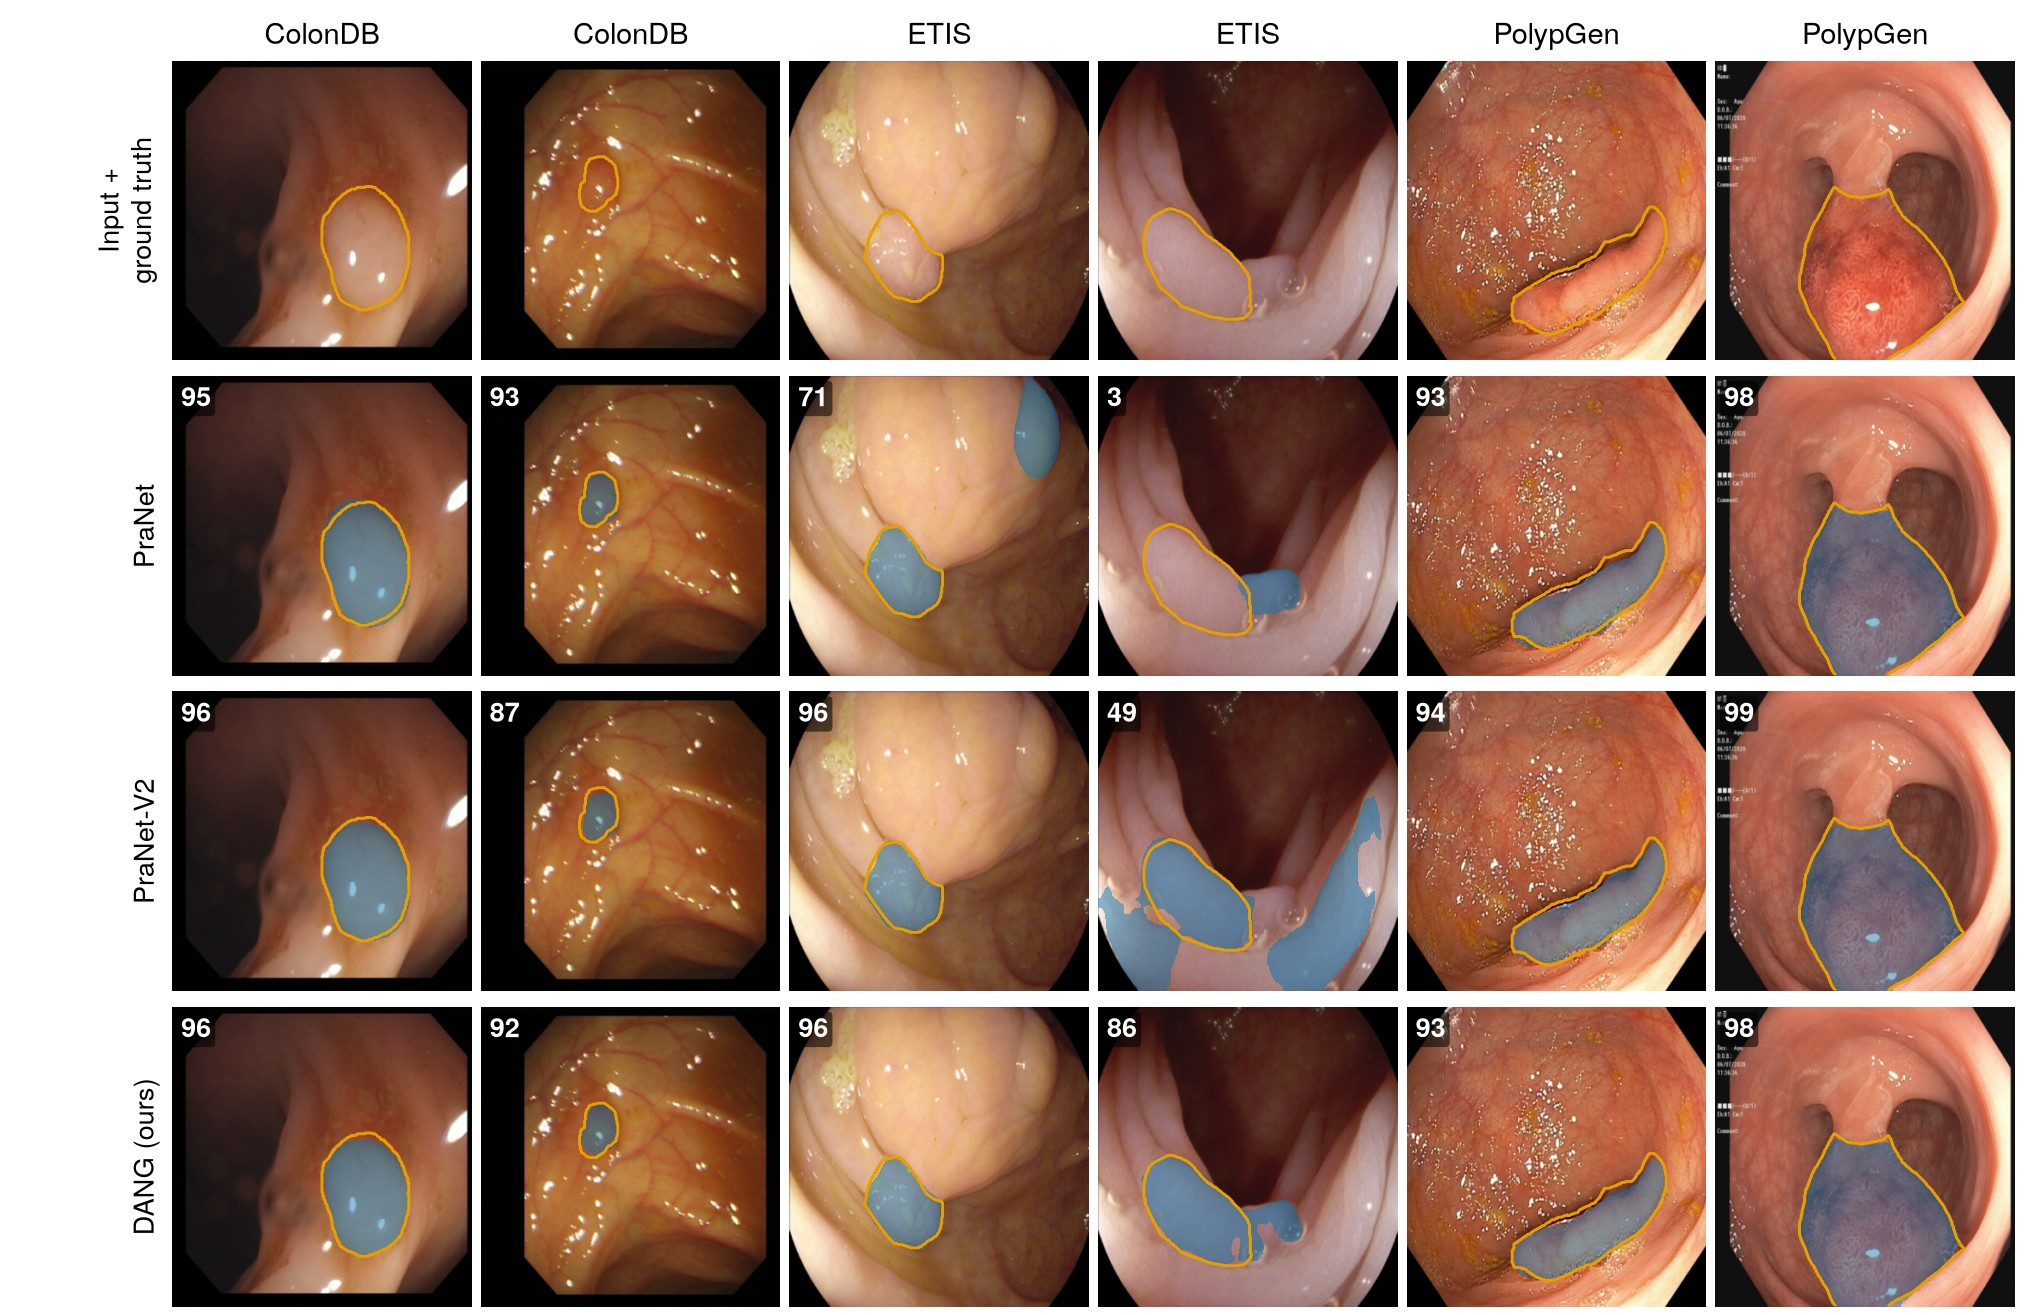

The script that saved this image:
"""Qualitative predictions on the primary cohorts (seed 42). Regenerate:

    uv run --isolated --no-project --with numpy --with matplotlib --with pillow --with pyarrow --with huggingface_hub \
        python figs/qualitative_bench.py

Frames are drawn at random (fixed generator, not curated): two from each primary cohort among the frames for which every
shown model's seed-42 prediction masks were saved. Predictions are the binary 352x352 masks the benchmark dumped at
threshold 0.5; the printed Dice is the per-image Dice the evaluator logged at native resolution for the same seed.
Polyp-PVT is not shown because its prediction masks were not retained.
"""

import glob
import io
import json
import re
import sys
import zipfile
from pathlib import Path

import numpy as np
import pyarrow.parquet as pq
from huggingface_hub import hf_hub_download
from matplotlib import pyplot as plt
from PIL import Image

sys.path.insert(0, str(Path(__file__).parent))
from orx_figstyle import PALETTE, WIDE, use_style  # noqa: E402

RUNS = Path("~/.local/share/openresearch").expanduser()
MODELS = [("PraNet", "2709562b", "pranet"), ("PraNet-V2", "e733ff21", "pranet_v2"), ("DANG (ours)", "842016dd", "dang")]
COHORTS = [("CVC-ColonDB", "ColonDB"), ("ETIS-LaribPolypDB", "ETIS"), ("PolypGen", "PolypGen")]
PER_COHORT = 2
SIZE = 352
IMG_RE = re.compile(r"BENCH_PER_IMAGE: (\{.*\})\s*$")


def mask_zip(run, model):
    path = glob.glob(str(RUNS / "local-runs" / f"{run}*" / "kaggle-output" / f"pred_masks_{model}_seed42.zip"))[0]
    z = zipfile.ZipFile(path)
    return z, {n.split("/", 1)[1][:-4]: n for n in z.namelist()}       # uid -> member ("<uid>.png")


def logged_dice(run):
    log = [f for f in glob.glob(str(RUNS / "run-logs" / f"{run}*.log")) if not f.endswith(".supervisor.log")][0]
    out = {}
    for line in open(log, errors="replace"):
        if m := IMG_RE.search(line):
            d = json.loads(m.group(1))
            if d["seed"] == 42:
                out.update({r["u"]: r["dn"] for r in d["recs"]})
    return out


def source_images():
    """uid -> (image bytes, mask bytes) for the primary cohorts, from the same files the benchmark reads."""
    src = {}
    test = zipfile.ZipFile(hf_hub_download("Zyna1121/lightpranet-polyp-data", "TestDataset.zip", repo_type="dataset"))
    for cohort in ("CVC-ColonDB", "ETIS-LaribPolypDB"):
        for n in test.namelist():
            pre = f"TestDataset/{cohort}/images/"
            if n.startswith(pre) and n != pre:
                fn = n[len(pre):]
                src[f"{cohort}::{fn}"] = (test.read(n), test.read(f"TestDataset/{cohort}/masks/{fn}"))
    for split in ("validation", "train"):
        path = hf_hub_download("mzschwartz88/combo_polyp", f"data/{split}-00000-of-00001.parquet", repo_type="dataset")
        for r in pq.read_table(path).to_pylist():
            fn = r["image"].get("path", "unknown.jpg")
            for key in [k for k in WANTED if k.endswith(f"::{split}::{fn}")]:
                src[key] = (r["image"]["bytes"], r["label"]["bytes"])
    return src


def load_rgb(b):
    return np.asarray(Image.open(io.BytesIO(b)).convert("RGB").resize((SIZE, SIZE), Image.BILINEAR)) / 255.0


def load_mask(b):
    m = np.asarray(Image.open(io.BytesIO(b)).convert("L").resize((SIZE, SIZE), Image.NEAREST))
    return m > (127 if m.max() > 1 else 0)          # PolypGen masks are stored as 0/1, the others as 0/255


def contour(ax, m, color):
    ax.contour(m.astype(float), levels=[0.5], colors=[color], linewidths=0.7)


def main():
    global WANTED
    use_style()
    zips = {name: mask_zip(run, model) for name, run, model in MODELS}
    dice = {name: logged_dice(run) for name, run, _ in MODELS}
    rng = np.random.default_rng(2026)
    picks = []
    for cohort, short in COHORTS:
        common = sorted(set.intersection(*[{u for u in z[1] if u.startswith(cohort + "::")} for z in zips.values()]))
        picks += [(short, u) for u in rng.choice(common, size=PER_COHORT, replace=False)]
    WANTED = [u for _, u in picks]
    src = source_images()

    rows = ["Input + ground truth"] + [name for name, _, _ in MODELS]
    fig, axes = plt.subplots(len(rows), len(picks), figsize=(WIDE, WIDE * len(rows) / len(picks) * 0.93 + 0.2))
    fig.subplots_adjust(left=0.085, right=0.995, top=0.955, bottom=0.005, wspace=0.03, hspace=0.04)
    for j, (short, uid) in enumerate(picks):
        img = load_rgb(src[uid][0])
        gt = load_mask(src[uid][1])
        for i, row in enumerate(rows):
            ax = axes[i, j]
            ax.imshow(img, interpolation="bilinear")
            if i == 0:
                contour(ax, gt, PALETTE["orange"])
            else:
                z, members = zips[row]
                pred = np.asarray(Image.open(io.BytesIO(z.read(members[uid]))).convert("L")) > 127
                overlay = np.zeros((SIZE, SIZE, 4))
                overlay[pred] = (0.0, 0.45, 0.70, 0.45)
                ax.imshow(overlay, interpolation="nearest")
                contour(ax, gt, PALETTE["orange"])
                ax.text(0.03, 0.97, f"{dice[row][uid]:.0f}", transform=ax.transAxes, ha="left", va="top",
                        fontsize=6.5, color="white", fontweight="bold",
                        bbox=dict(boxstyle="round,pad=0.15", fc="black", ec="none", alpha=0.55))
            ax.set_xticks([])
            ax.set_yticks([])
            for sp in ax.spines.values():
                sp.set_visible(False)
            if i == 0:
                ax.set_xlabel(short, fontsize=7)
                ax.xaxis.set_label_position("top")
            if j == 0:
                ax.set_ylabel(row.replace(" + ", " +\n"), fontsize=6.5, rotation=90, labelpad=3)
    # a photo grid: a 300-dpi JPEG keeps the paper small (a vector PDF of 24 photos is ~8 MB)
    out = Path(__file__).with_name("qualitative_bench")
    fig.savefig(out.with_suffix(".png"), dpi=300)
    plt.close(fig)
    Image.open(out.with_suffix(".png")).convert("RGB").save(out.with_suffix(".jpg"), quality=90, dpi=(300, 300))
    out.with_suffix(".png").unlink()
    print("wrote", out.with_suffix(".jpg"))


if __name__ == "__main__":
    main()
